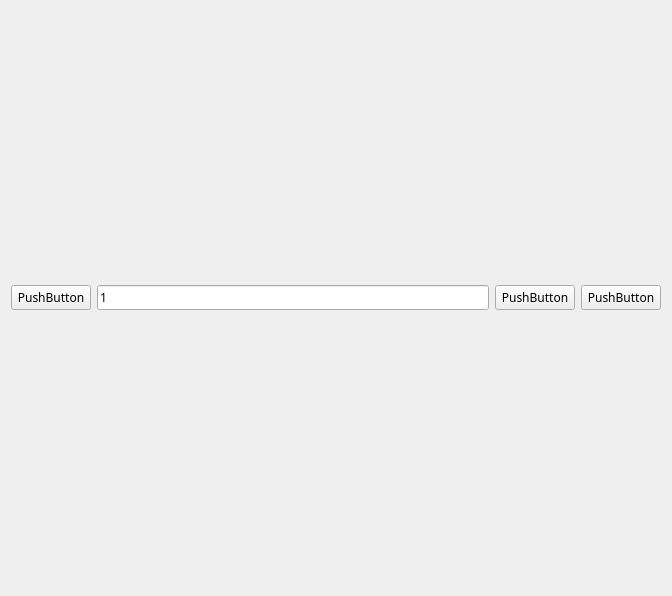
<?xml version="1.0" encoding="UTF-8"?>
<ui version="4.0">
 <class>Form</class>
 <widget class="QWidget" name="Form">
  <property name="geometry">
   <rect>
    <x>0</x>
    <y>0</y>
    <width>672</width>
    <height>596</height>
   </rect>
  </property>
  <property name="font">
   <font>
    <family>Adobe Devanagari</family>
   </font>
  </property>
  <property name="windowTitle">
   <string>Form</string>
  </property>
  <layout class="QHBoxLayout" name="horizontalLayout">
   <item>
    <widget class="QPushButton" name="pushButton">
     <property name="text">
      <string>PushButton</string>
     </property>
    </widget>
   </item>
   <item>
    <widget class="QLineEdit" name="lineEdit">
     <property name="text">
      <string>1</string>
     </property>
    </widget>
   </item>
   <item>
    <widget class="QPushButton" name="pushButton_2">
     <property name="text">
      <string>PushButton</string>
     </property>
    </widget>
   </item>
   <item>
    <widget class="QPushButton" name="pushButton_3">
     <property name="text">
      <string>PushButton</string>
     </property>
    </widget>
   </item>
  </layout>
 </widget>
 <resources/>
 <connections/>
</ui>
